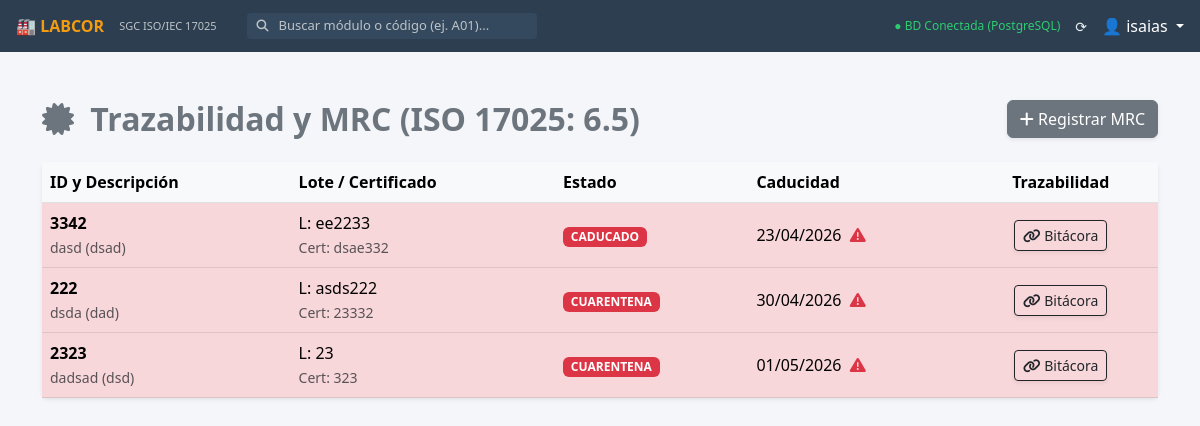
The app's page /trazabilidad/ (signed in) with its own data.
### d_m09_trazabilidad/models.py (models this page shows, shortened)
class MaterialReferencia(models.Model):
    ESTADOS = [
        ('VIGENTE', 'Vigente / Apto para uso'),
        ('CUARENTENA', 'En Cuarentena'),
        ('AGOTADO', 'Agotado / Consumido'),
        ('CADUCADO', 'Caducado / Fuera de uso'),
    ]
    codigo_interno = models.CharField(max_length=50, unique=True, verbose_name="ID Interno (Ej: MRC-001)")
    nombre = models.CharField(max_length=150, verbose_name="Descripción del Material")
    marca_fabricante = models.CharField(max_length=100, verbose_name="Fabricante / Instituto (Ej: NIST, CENAM)")
    lote = models.CharField(max_length=50, verbose_name="Lote No.")
    certificado_numero = models.CharField(max_length=100, verbose_name="No. de Certificado")
    incertidumbre = models.CharField(max_length=100, verbose_name="Valor de Incertidumbre y Cobertura (k=2)")
    fecha_recepcion = models.DateField()
    fecha_apertura = models.DateField(blank=True, null=True)
    fecha_caducidad = models.DateField()
    ubicacion = models.CharField(max_length=100, help_text="Ej: Refrigerador 2, Gaveta A")
    condiciones_almacenamiento = models.CharField(max_length=150, help_text="Ej: 2 a 8 °C, Proteger de la luz")
    estado = models.CharField(max_length=20, choices=ESTADOS, default='VIGENTE')
    archivo_certificado = models.FileField(upload_to='certificados_mrc/', blank=True, null=True)
    usuario_creacion = models.ForeignKey(User, on_delete=models.PROTECT)
    fecha_creacion = models.DateTimeField(auto_now_add=True)
    activo = models.BooleanField(default=True)

### d_m09_trazabilidad/views.py (the view)
# urls.py: path('', views.dashboard_trazabilidad, name='d_m09_dashboard'),
@login_required
def dashboard_trazabilidad(request):
    hoy = timezone.now().date()
    limite_alerta = hoy + timedelta(days=30)
    materiales = MaterialReferencia.objects.filter(activo=True).order_by('fecha_caducidad')
    for m in materiales:
        if m.estado == 'AGOTADO':
            m.alerta = 'OK'
        elif m.fecha_caducidad < hoy:
            m.alerta = 'CRITICA'  # Caducado
            if m.estado == 'VIGENTE':
                m.estado = 'CADUCADO'  # Auto-actualización de estado
                m.save()
        elif m.fecha_caducidad <= limite_alerta:
            m.alerta = 'PREVENTIVA'  # Próximo a caducar
        else:
            m.alerta = 'OK'
    return render(request, 'd_m09_trazabilidad/dashboard.html', {'materiales': materiales})

### d_m09_trazabilidad/templates/d_m09_trazabilidad/dashboard.html (shortened to what this page needs)
{% extends 'base.html' %}
{% block content %}
<div class="container mt-4 mb-5">
    <div class="d-flex justify-content-between align-items-center mb-4">
        <h2 class="fw-bold m-0 text-secondary"><i class="fas fa-certificate me-2"></i> Trazabilidad y MRC (ISO 17025: 6.5)</h2>
        <a href="{% url 'd_m09_nuevo' %}" class="btn btn-secondary shadow-sm"><i class="fas fa-plus"></i> Registrar MRC</a>
    </div>
    <div class="card shadow-sm border-0">
        <div class="card-body p-0">
            <div class="table-responsive">
                <table class="table table-hover align-middle m-0">
                    <thead class="table-light">
                        <tr>
                            <th>ID y Descripción</th>
                            <th>Lote / Certificado</th>
                            <th>Estado</th>
                            <th>Caducidad</th>
                            <th class="text-center">Trazabilidad</th>
                        </tr>
                    </thead>
                    <tbody>
                        {% for mrc in materiales %}
                        <tr class="{% if mrc.alerta == 'CRITICA' %}table-danger{% elif mrc.alerta == 'PREVENTIVA' %}table-warning{% endif %}">
                            <td>
                                <strong>{{ mrc.codigo_interno }}</strong><br>
                                <small class="text-muted">{{ mrc.nombre }} ({{ mrc.marca_fabricante }})</small>
                            </td>
                            <td>
                                L: {{ mrc.lote }}<br>
                                <small class="text-muted">Cert: {{ mrc.certificado_numero }}</small>
                            </td>
                            <td>
                                <span class="badge {% if mrc.estado == 'VIGENTE' %}bg-success{% elif mrc.estado == 'AGOTADO' %}bg-secondary{% else %}bg-danger{% endif %}">
                                    {{ mrc.estado }}
                                </span>
                            </td>
                            <td>
                                {{ mrc.fecha_caducidad|date:"d/m/Y" }}
                                {% if mrc.alerta == 'CRITICA' %}<i class="fas fa-exclamation-triangle text-danger ms-1" title="Caducado"></i>{% endif %}
                            </td>
                            <td class="text-center">
                                <a href="{% url 'd_m09_detalle' mrc.id %}" class="btn btn-sm btn-outline-dark shadow-sm">
                                    <i class="fas fa-link"></i> Bitácora
                                </a>
                            </td>
                        </tr>
                        {% empty %}
                        <tr><td colspan="5" class="text-center py-4 text-muted">No hay Materiales de Referencia registrados.</td></tr>
                        {% endfor %}
                    </tbody>
                </table>
            </div>
        </div>
    </div>
</div>
{% endblock %}

### templates/base.html (shortened to what this page needs)
{% load static %}
<!DOCTYPE html>
<html lang="es">
<head>
    <link href="https://cdn.jsdelivr.net/npm/bootstrap@5.3.0/dist/css/bootstrap.min.css" rel="stylesheet">
    <link rel="stylesheet" href="https://cdnjs.cloudflare.com/ajax/libs/font-awesome/6.4.0/css/all.min.css">
</head>
<body>
    <div class="topbar">
        <a href="{% url 'inicio' %}" class="topbar-brand">🏭 LABCOR</a>
        <span class="topbar-subtitle">SGC ISO/IEC 17025</span>
        <div class="search-container d-none d-md-flex">
            <i class="fas fa-search" style="color: #bdc3c7; font-size: 12px;"></i>
            <input type="text" id="searchInput" class="search-input" placeholder="Buscar módulo o código (ej. A01)...">
        </div>
        <div class="ms-auto d-flex align-items-center">
            <span style="font-size: 12px; color: #2ecc71; margin-right: 15px;">
                ● BD Conectada (PostgreSQL)
            </span>
            <span style="font-size: 14px; margin-right: 15px; cursor: pointer;">
                ⟳
            </span>
            <div class="dropdown">
                <a href="#" class="text-decoration-none text-white dropdown-toggle" data-bs-toggle="dropdown">
                    👤 {{ user.username|default:"Admin" }}
                </a>
            </div>
        </div>
    </div>
    <main class="main-content">
        {% block content %}
        {% endblock %}
    </main>
</body>
</html>

### templates/base.html (style rules this page uses)
:root { --bg-main: #f4f6f9; --bg-topbar: #2c3e50; --card-bg: #ffffff; --card-border: #dee2e6; --card-hover: #ebf5fb; --text-main: #2c3e50; }
body { background-color: var(--bg-main); color: var(--text-main); font-family: 'Segoe UI', system-ui, sans-serif; overflow-x: hidden; margin: 0; }
.topbar { background-color: var(--bg-topbar); height: 52px; position: fixed; top: 0; width: 100%; z-index: 1050; display: flex; align-items: center; padding: 0 16px; color: #ecf0f1; }
.topbar-brand { font-size: 16px; font-weight: bold; color: #f39c12; margin-right: 15px; text-decoration: none; }
.topbar-subtitle { font-size: 11px; color: #bdc3c7; margin-right: 30px; }
.search-container { display: flex; align-items: center; background-color: #34495e; border-radius: 4px; padding: 2px 10px; }
.search-input { background: transparent; border: none; color: white; outline: none; margin-left: 8px; width: 250px; font-size: 13px; }
.search-input::placeholder { color: #bdc3c7; }
.main-content { margin-left: 0; margin-top: 52px; padding: 24px; min-height: calc(100vh - 52px); }

### records on screen
MaterialReferencia: codigo_interno "3342", nombre "dasd", marca_fabricante "dsad", lote "ee2233", certificado_numero "dsae332", estado "CADUCADO", fecha_caducidad "23/04/2026"
MaterialReferencia: codigo_interno "222", nombre "dsda", marca_fabricante "dad", lote "asds222", certificado_numero "23332", estado "CUARENTENA", fecha_caducidad "30/04/2026"
MaterialReferencia: codigo_interno "2323", nombre "dadsad", marca_fabricante "dsd", lote "23", certificado_numero "323", estado "CUARENTENA", fecha_caducidad "01/05/2026"

### other values on screen
{{ user.username|default:"Admin" }} "isaias"
